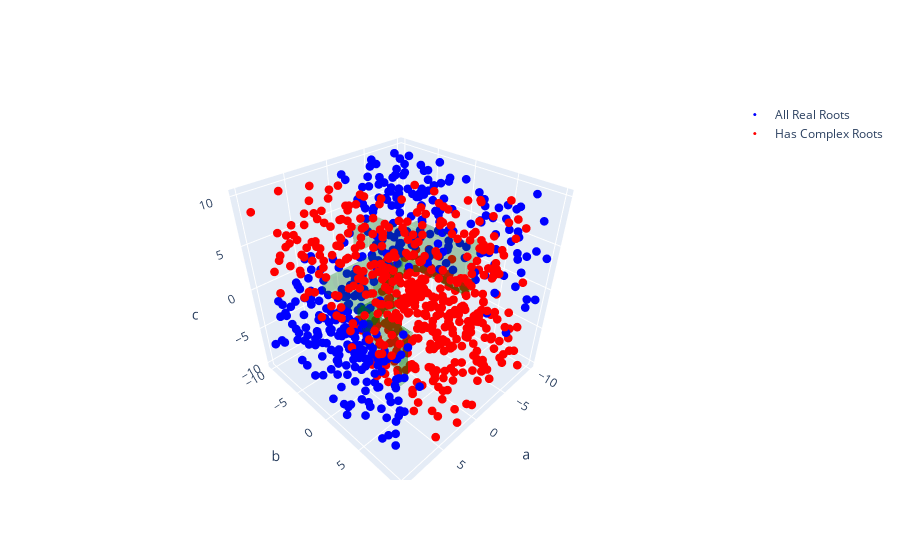

Notebook code cell kept with this figure:
### Code cell
# Sample points for the 3D plot
sample_idx = np.random.choice(range(len(X)), 1000)
X_sample = X.iloc[sample_idx].values
y_sample = y.iloc[sample_idx].values

# Generate predictions on a 3D grid
xx, yy, zz = np.mgrid[-lim:lim:20j, -lim:lim:20j, -lim:lim:20j]
grid_points = np.vstack([xx.ravel(), yy.ravel(), zz.ravel()]).T
predictions = dt.predict(grid_points).reshape(xx.shape)

# Use marching cubes to get a mesh of the decision boundary
verts, faces, _, _ = measure.marching_cubes(predictions, level=0.5)
verts = verts / 20 * (2*lim) - lim  # Scale to original dimensions

# Create mesh for the decision boundary
x, y, z = verts.T
i, j, k = faces.T
fig = go.Figure(data=[
    go.Mesh3d(x=x, y=y, z=z, i=i, j=j, k=k, opacity=0.3, color='green'),
    # Add scatter points for your data
    go.Scatter3d(x=X_sample[y_sample==0, 0], y=X_sample[y_sample==0, 1], z=X_sample[y_sample==0, 2],
                 mode='markers', marker=dict(size=3, color='blue'), name='All Real Roots'),
    go.Scatter3d(x=X_sample[y_sample==1, 0], y=X_sample[y_sample==1, 1], z=X_sample[y_sample==1, 2],
                 mode='markers', marker=dict(size=3, color='red'), name='Has Complex Roots')
])
fig.update_layout(scene=dict(xaxis_title='a', yaxis_title='b', zaxis_title='c'))
fig.show()

### Figure 1 — Plotly figure (JSON) as saved in the notebook; plotly's stock layout.template omitted (floating-point values rounded to 4 significant figures; data arrays with more than 128 entries replaced by an {"elided": "..."} marker saying what was removed)
{"data": [{"color": "green", "i": {"elided": "1676 int values"}, "j": {"elided": "1676 int values"}, "k": {"elided": "1676 int values"}, "opacity": 0.3, "type": "mesh3d", "x": {"elided": "923 float values"}, "y": {"elided": "923 float values"}, "z": {"elided": "923 float values"}}, {"marker": {"color": "blue", "size": 3}, "mode": "markers", "name": "All Real Roots", "type": "scatter3d", "x": {"elided": "400 float values"}, "y": {"elided": "400 float values"}, "z": {"elided": "400 float values"}}, {"marker": {"color": "red", "size": 3}, "mode": "markers", "name": "Has Complex Roots", "type": "scatter3d", "x": {"elided": "600 float values"}, "y": {"elided": "600 float values"}, "z": {"elided": "600 float values"}}], "layout": {"scene": {"xaxis": {"title": {"text": "a"}}, "yaxis": {"title": {"text": "b"}}, "zaxis": {"title": {"text": "c"}}}}}
